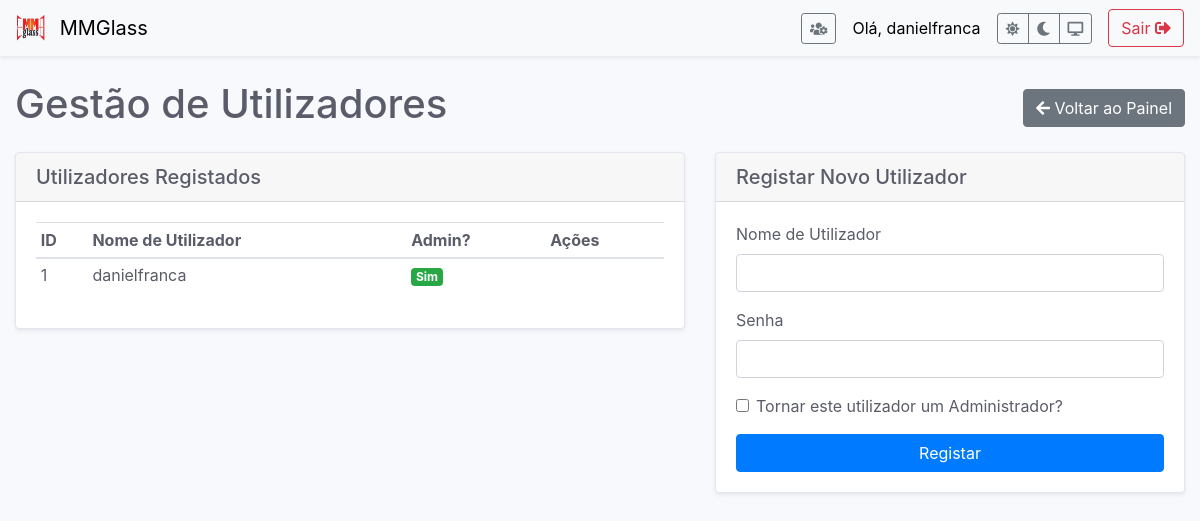
The app's page /gerir_usuarios (signed in), older data.
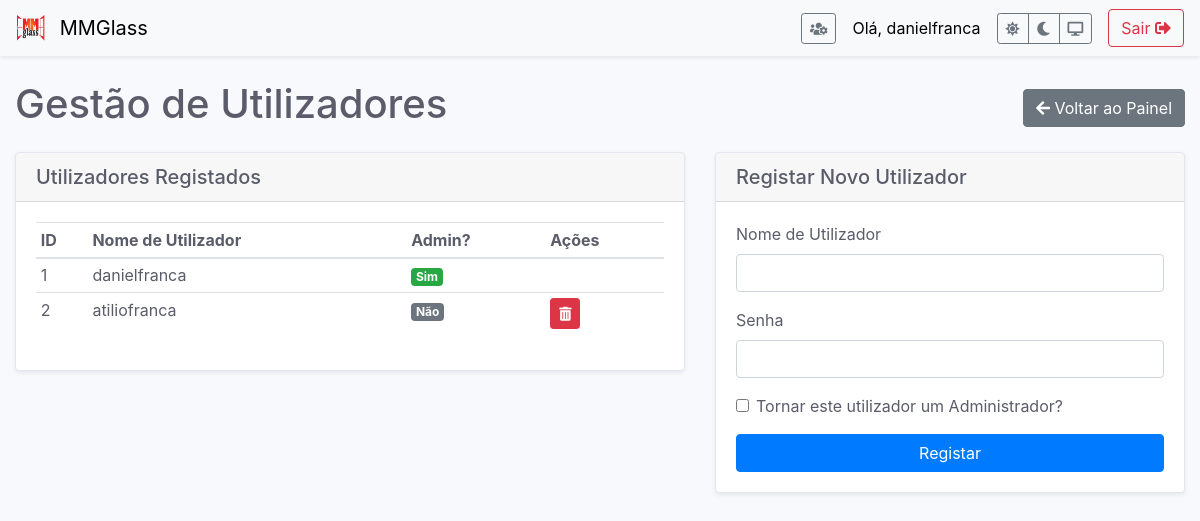
The same page, newer data.
### app.py (models this page shows)
class User(db.Model, UserMixin):
    id = db.Column(db.Integer, primary_key=True)
    username = db.Column(db.String(150), unique=True, nullable=False)
    password_hash = db.Column(db.String(150), nullable=False)
    is_admin = db.Column(db.Boolean, default=False, nullable=False)

### app.py (the view, shortened to what this page needs)
@app.route('/gerir_usuarios', methods=['GET', 'POST'])
@login_required
@admin_required
def gerir_usuarios():
    users = User.query.all()
    return render_template('gerir_usuarios.html', users=users)

### app.py (called while the page is built)
@login_manager.user_loader
def load_user(user_id):
    return User.query.get(int(user_id))

def admin_required(f):
    @wraps(f)
    def decorated_function(*args, **kwargs):
        if not current_user.is_admin:
            flash('Acesso negado. Apenas administradores podem aceder a esta página.', 'danger')
            return redirect(url_for('index'))
        return f(*args, **kwargs)
    return decorated_function

### templates/gerir_usuarios.html
{% extends 'base.html' %}
{% block content %}
<div class="d-flex justify-content-between align-items-center mb-3">
    <h1>Gestão de Utilizadores</h1>
    <a href="{{ url_for('index') }}" class="btn btn-secondary"><i class="fas fa-arrow-left"></i> Voltar ao Painel</a>
</div>
<div class="row">
    <div class="col-md-7">
        <div class="card shadow-sm">
            <div class="card-header">
                <h5 class="mb-0">Utilizadores Registados</h5>
            </div>
            <div class="card-body">
                <table class="table table-hover table-sm">
                    <thead>
                        <tr>
                            <th>ID</th>
                            <th>Nome de Utilizador</th>
                            <th>Admin?</th>
                            <th>Ações</th>
                        </tr>
                    </thead>
                    <tbody>
                        {% for user in users %}
                        <tr>
                            <td>{{ user.id }}</td>
                            <td>{{ user.username }}</td>
                            <td>{% if user.is_admin %} <span class="badge badge-success">Sim</span> {% else %} <span class="badge badge-secondary">Não</span> {% endif %}</td>
                            <td>
                                {% if user.id != current_user.id %}
                                <form action="{{ url_for('excluir_usuario', user_id=user.id) }}" method="POST" onsubmit="return confirm('Tem a certeza que deseja excluir este utilizador?');">
                                    <button type="submit" class="btn btn-danger btn-sm" title="Excluir"><i class="fas fa-trash-alt"></i></button>
                                </form>
                                {% endif %}
                            </td>
                        </tr>
                        {% endfor %}
                    </tbody>
                </table>
            </div>
        </div>
    </div>
    <div class="col-md-5">
        <div class="card shadow-sm">
            <div class="card-header">
                <h5 class="mb-0">Registar Novo Utilizador</h5>
            </div>
            <div class="card-body">
                <form method="POST" action="{{ url_for('gerir_usuarios') }}">
                    <div class="form-group">
                        <label for="username">Nome de Utilizador</label>
                        <input type="text" name="username" class="form-control" required>
                    </div>
                    <div class="form-group">
                        <label for="password">Senha</label>
                        <input type="password" name="password" class="form-control" required>
                    </div>
                    <div class="form-check mb-3">
                        <input type="checkbox" name="is_admin" class="form-check-input" id="is_admin_check">
                        <label class="form-check-label" for="is_admin_check">Tornar este utilizador um Administrador?</label>
                    </div>
                    <button type="submit" class="btn btn-primary btn-block">Registar</button>
                </form>
            </div>
        </div>
    </div>
</div>
{% endblock %}

### templates/base.html (shortened to what this page needs)
<!doctype html>
<html lang="pt" data-theme="light">
<head>
    <link rel="stylesheet" href="https://stackpath.bootstrapcdn.com/bootstrap/4.5.2/css/bootstrap.min.css">
    <link rel="stylesheet" href="https://cdnjs.cloudflare.com/ajax/libs/font-awesome/5.15.4/css/all.min.css">
</head>
<body>
    <nav class="navbar navbar-light mb-4 shadow-sm">
        <a class="navbar-brand" href="{{ url_for('index') }}">
            <img src="{{ url_for('static', filename='images/logo.png') }}" width="30" height="30" class="d-inline-block align-top mr-2" alt="Logo MMGlass">
            MMGlass
        </a>
        <div class="d-flex align-items-center">
            {% if current_user.is_authenticated %}
                {% if current_user.is_admin %}
                <a href="{{ url_for('gerir_usuarios') }}" class="btn btn-outline-secondary btn-sm mr-3" title="Gerir Utilizadores">
                    <i class="fas fa-users-cog"></i>
                </a>
                {% endif %}
                <span class="navbar-text mr-3">Olá, {{ current_user.username }}</span>
                <div class="btn-group btn-group-sm mr-3" role="group">
                    <button type="button" class="btn btn-outline-secondary" id="theme-light" title="Tema Claro"><i class="fas fa-sun"></i></button>
                    <button type="button" class="btn btn-outline-secondary" id="theme-dark" title="Tema Escuro"><i class="fas fa-moon"></i></button>
                    <button type="button" class="btn btn-outline-secondary" id="theme-auto" title="Tema do Sistema"><i class="fas fa-desktop"></i></button>
                </div>
                <a href="{{ url_for('logout') }}" class="btn btn-outline-danger">Sair <i class="fas fa-sign-out-alt"></i></a>
            {% endif %}
        </div>
    </nav>
    <div class="container-fluid">
        {% block content %}{% endblock %}
    </div>
</body>
</html>

### templates/base.html (style rules this page uses)
:root { --bg-color: #f8f9fc;--text-color: #5a5c69;--card-bg: #fff;--table-bg: #fff;--border-color: #e3e6f0;--navbar-bg: #f8f9fa; --navbar-text: #000;--dropdown-hover-bg: #f8f9fa; }
body { background-color: var(--bg-color); color: var(--text-color); transition: background-color 0.2s ease, color 0.2s ease; }
.card { border: 1px solid var(--border-color); background-color: var(--card-bg); }
.table { background-color: var(--table-bg); color: var(--text-color); }
.navbar { background-color: var(--navbar-bg) !important; }
.navbar-light .navbar-brand, .navbar-light .navbar-text { color: var(--navbar-text) !important; }

Row changes from the older to the newer data that the page shows:
added User: id "2", username "atiliofranca", is_admin "Não"
